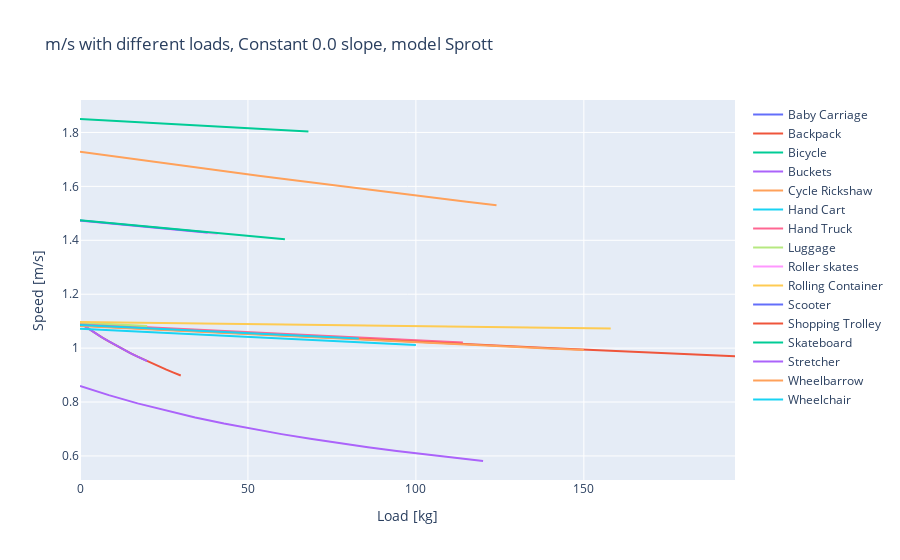
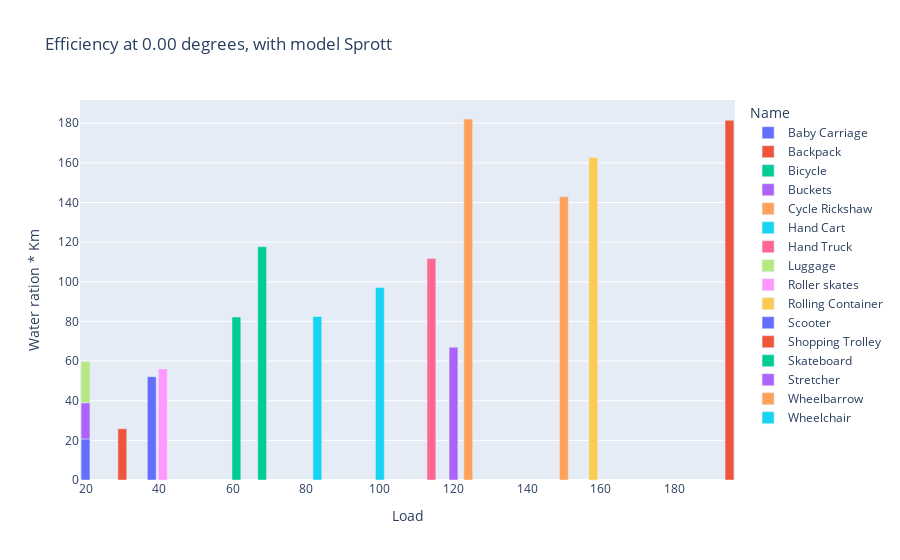
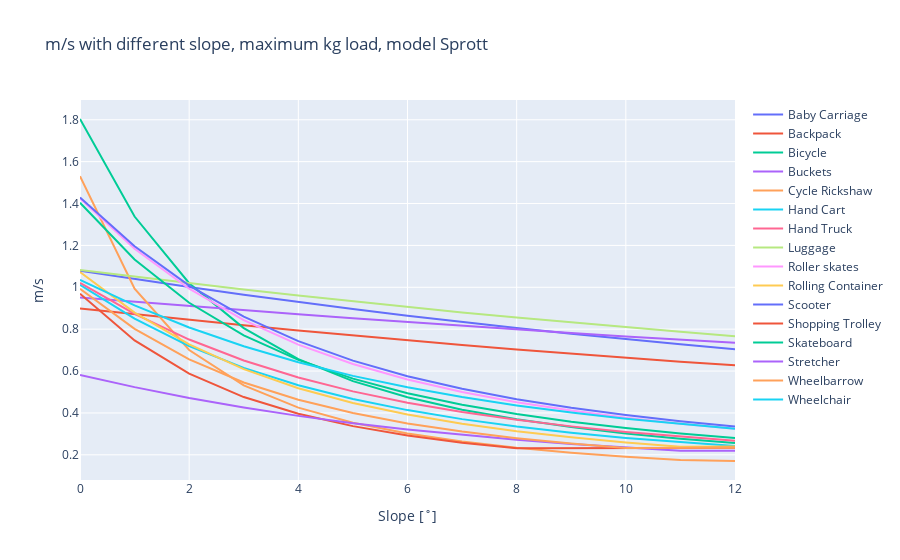
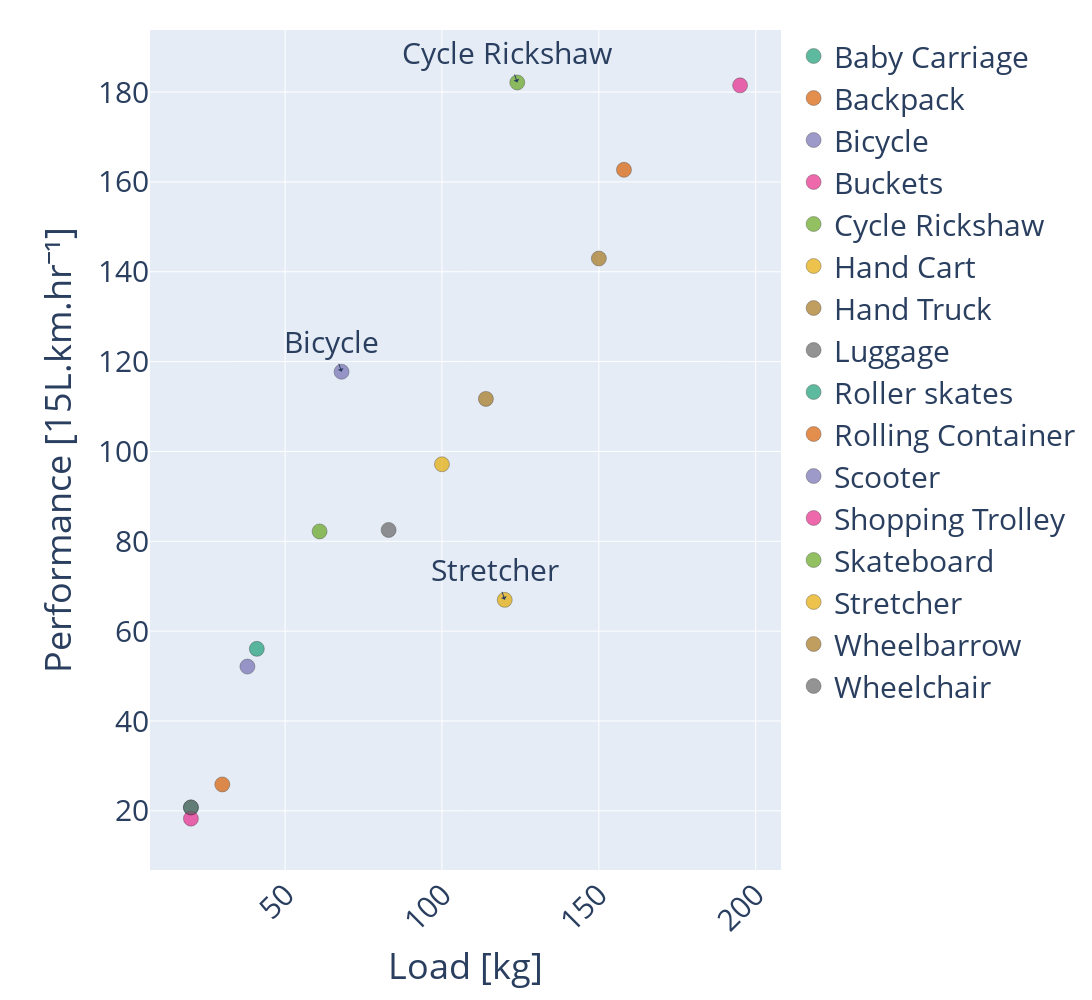

Write notebook code for charts like these, in order.
### Markdown cell above
Visualize model results using interactive plots. This cell creates various types of plots to display the outcomes of the mobility analysis, making the data more accessible and understandable.

### Code cell
# Visualization of results using Plotly for interactive plots.
# Utilizes custom plotting functions defined in the mobility module to create visual representations of the results.
# Different types of plots (like load plots, bar plots, slope plots) are generated based on the results.
# These plots help in understanding and interpreting the data and outcomes of the mobility models.
mm.plotting_hpv.load_plot_plotly(mr, mo, hpv)  # Generating a load plot.
mm.plotting_hpv.bar_plot_loading_distance(mr, mo, hpv, mv)  # Creating a bar plot for loading distance.
mm.plotting_hpv.slope_plot_plotly(mr, mo, hpv)  # Producing a slope plot.
mm.plotting_hpv.scatter_plot_loading_distance(mr, mo, hpv, mv)  # Creating a bar plot for loading distance.
mm.plotting_hpv.new_slope_plot(mr, mo, hpv, mv)  # Producing a slope plot.
